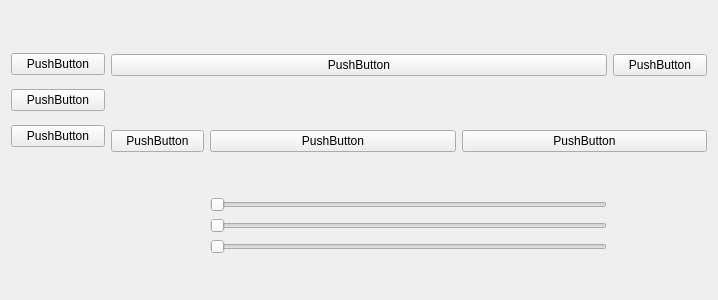
<?xml version="1.0" encoding="UTF-8"?>
<ui version="4.0">
 <class>Widget</class>
 <widget class="QWidget" name="Widget">
  <property name="geometry">
   <rect>
    <x>0</x>
    <y>0</y>
    <width>718</width>
    <height>300</height>
   </rect>
  </property>
  <property name="windowTitle">
   <string>Widget</string>
  </property>
  <layout class="QHBoxLayout" name="horizontalLayout">
   <item>
    <layout class="QGridLayout" name="gridLayout">
     <item row="0" column="0" rowspan="2">
      <layout class="QVBoxLayout" name="verticalLayout">
       <item>
        <widget class="QPushButton" name="pushButton">
         <property name="text">
          <string>PushButton</string>
         </property>
        </widget>
       </item>
       <item>
        <widget class="QPushButton" name="pushButton_2">
         <property name="text">
          <string>PushButton</string>
         </property>
        </widget>
       </item>
       <item>
        <widget class="QPushButton" name="pushButton_6">
         <property name="text">
          <string>PushButton</string>
         </property>
        </widget>
       </item>
      </layout>
     </item>
     <item row="0" column="1" colspan="2">
      <widget class="QPushButton" name="pushButton_4">
       <property name="text">
        <string>PushButton</string>
       </property>
      </widget>
     </item>
     <item row="0" column="3">
      <widget class="QPushButton" name="pushButton_8">
       <property name="text">
        <string>PushButton</string>
       </property>
      </widget>
     </item>
     <item row="1" column="2" colspan="2">
      <layout class="QHBoxLayout" name="horizontalLayout_2">
       <item>
        <widget class="QPushButton" name="pushButton_7">
         <property name="text">
          <string>PushButton</string>
         </property>
        </widget>
       </item>
       <item>
        <widget class="QPushButton" name="pushButton_5">
         <property name="text">
          <string>PushButton</string>
         </property>
        </widget>
       </item>
      </layout>
     </item>
     <item row="1" column="1">
      <widget class="QPushButton" name="pushButton_3">
       <property name="text">
        <string>PushButton</string>
       </property>
      </widget>
     </item>
     <item row="2" column="1">
      <layout class="QVBoxLayout" name="verticalLayout_2"/>
     </item>
     <item row="2" column="2">
      <layout class="QVBoxLayout" name="verticalLayout_3">
       <item>
        <widget class="QSlider" name="horizontalSlider">
         <property name="maximumSize">
          <size>
           <width>397</width>
           <height>16777215</height>
          </size>
         </property>
         <property name="orientation">
          <enum>Qt::Horizontal</enum>
         </property>
        </widget>
       </item>
       <item>
        <widget class="QSlider" name="horizontalSlider_3">
         <property name="maximumSize">
          <size>
           <width>397</width>
           <height>16777215</height>
          </size>
         </property>
         <property name="orientation">
          <enum>Qt::Horizontal</enum>
         </property>
        </widget>
       </item>
       <item>
        <widget class="QSlider" name="horizontalSlider_2">
         <property name="maximumSize">
          <size>
           <width>397</width>
           <height>16777215</height>
          </size>
         </property>
         <property name="orientation">
          <enum>Qt::Horizontal</enum>
         </property>
        </widget>
       </item>
      </layout>
     </item>
    </layout>
   </item>
  </layout>
 </widget>
 <resources/>
 <connections/>
 <buttongroups>
  <buttongroup name="buttonGroup"/>
 </buttongroups>
</ui>
